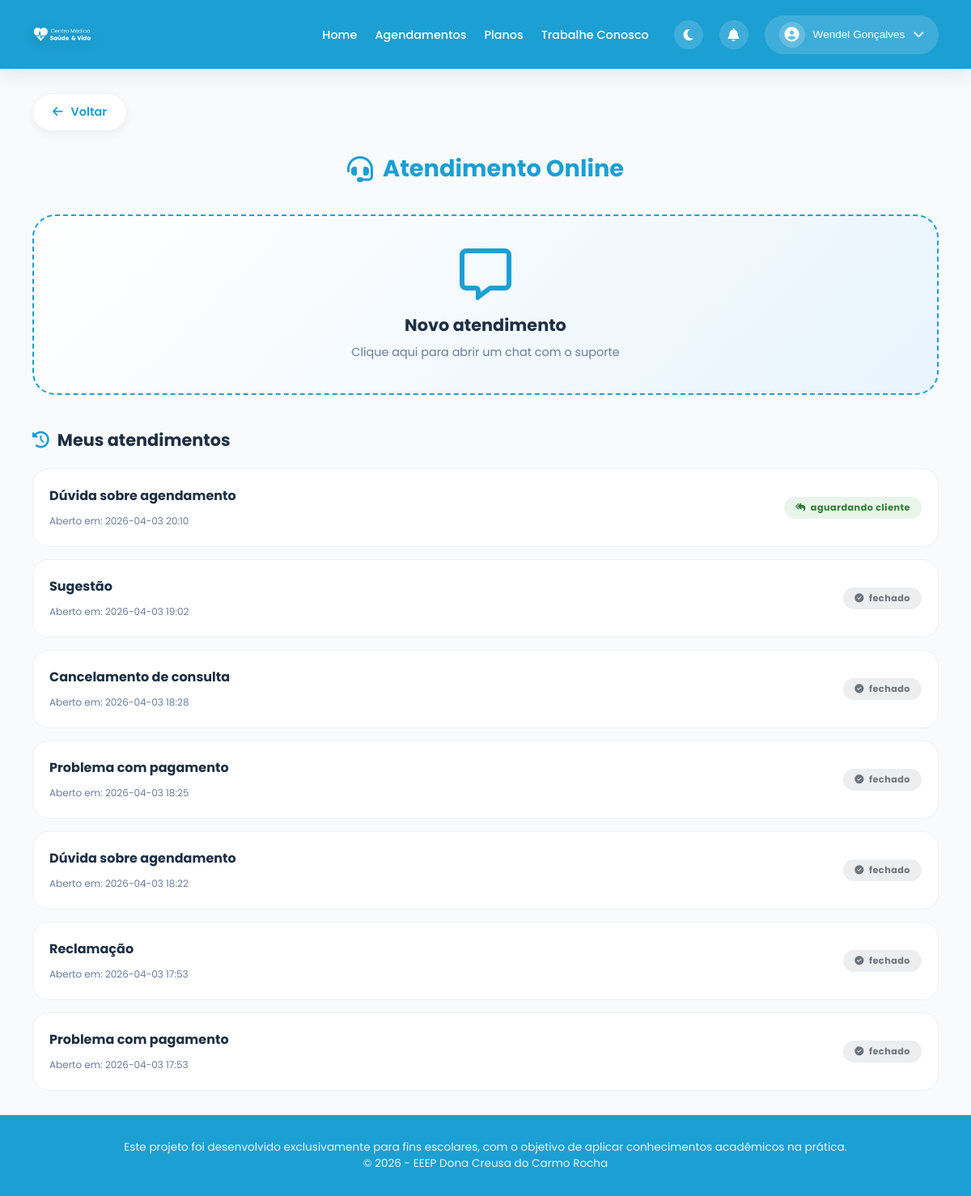
Page /chat_cliente (signed in) on the committed database.
### tables this page shows
CREATE TABLE tickets (
        id INTEGER PRIMARY KEY AUTOINCREMENT,
        usuario_id INTEGER,
        usuario_nome TEXT,
        usuario_email TEXT,
        motivo TEXT,
        status TEXT DEFAULT 'aberto',
        data_abertura TIMESTAMP DEFAULT CURRENT_TIMESTAMP,
        data_fechamento TIMESTAMP,
        feedback_estrelas INTEGER,
        feedback_comentario TEXT
    );

### chat.py (the view)
@chat_bp.route('/chat_cliente')
def chat_cliente():
    if 'usuario' not in session:
        return redirect('/')
    usuario_email = session.get('usuario')
    conn = sqlite3.connect('banco.db')
    cursor = conn.cursor()
    cursor.execute("""
        SELECT id, motivo, status, substr(data_abertura, 1, 16) as data_abertura
        FROM tickets
        WHERE usuario_email = ?
        ORDER BY data_abertura DESC
    """, (usuario_email,))
    tickets = cursor.fetchall()
    conn.close()
    return render_template('chat_cliente.html', tickets=tickets)

### templates/chat_cliente.html (shortened to what this page needs)
{% extends "base.html" %}
{% block content %}
<div class="chat-container">
    <div class="back-button">
        <a href="/contato" class="btn-voltar">
            <i class="fas fa-arrow-left"></i> Voltar
        </a>
    </div>
    <div class="chat-title">
        <h2><i class="fa-solid fa-headset"></i> Atendimento Online</h2>
    </div>
    {% set tem_ticket_aberto = false %}
    {% for ticket in tickets %}
        {% if ticket[2] != 'fechado' %}
            {% set tem_ticket_aberto = true %}
        {% endif %}
    {% endfor %}
    {% if not tem_ticket_aberto %}
    <div class="abrir-chat" onclick="abrirModal()">
        <i class="fa-regular fa-message"></i>
        <h3>Novo atendimento</h3>
        <p>Clique aqui para abrir um chat com o suporte</p>
    </div>
    {% endif %}
    <div class="historico-title">
        <i class="fas fa-history"></i>
        Meus atendimentos
    </div>
    {% if tickets %}
        {% for ticket in tickets %}
        <div class="ticket-card" onclick="window.location.href='/ver_chat/{{ ticket[0] }}'">
            <div class="ticket-info">
                <strong>{{ ticket[1] }}</strong>
                <small>Aberto em: {{ ticket[3] }}</small>
            </div>
            <span class="status status-{{ ticket[2] }}">
                <i class="fas {{ 'fa-hourglass-half' if ticket[2] == 'aguardando_suporte' else 'fa-reply-all' if ticket[2] == 'aguardando_cliente' else 'fa-check-circle' if ticket[2] == 'fechado' else 'fa-inbox' }}"></i>
                {{ ticket[2].replace('_', ' ') }}
            </span>
        </div>
        {% endfor %}
    {% else %}
        <div class="sem-tickets">
            <i class="fas fa-inbox"></i>
            <p>Nenhum atendimento realizado</p>
            <p style="font-size: 0.8rem; margin-top: 8px;">Clique em "Novo atendimento" para iniciar uma conversa</p>
        </div>
    {% endif %}
</div>
{% endblock %}

### templates/base.html (shortened to what this page needs)
<!DOCTYPE html>
<html lang="pt-BR">
<head>
  <link rel="stylesheet" href="https://cdnjs.cloudflare.com/ajax/libs/font-awesome/6.5.0/css/all.min.css">
</head>
<body>
<header class="topbar">
  <div class="container-header">
    <div class="logo-area">
      <img src="{{ url_for('static', filename='img/logo.png') }}" alt="Logo" class="logo">
    </div>
    <nav class="menu" id="menu">
      <ul>
        <li><a href="/painel_cliente" class="{% if request.endpoint == 'painel_cliente' %}active{% endif %}">Home</a></li>
        <li><a href="/agendamentos" class="{% if request.endpoint == 'agendamentos' %}active{% endif %}">Agendamentos</a></li>
        <li><a href="/planos" class="{% if request.endpoint == 'planos' %}active{% endif %}">Planos</a></li>
        <li><a href="/trabalhe_conosco" class="{% if request.endpoint == 'trabalhe_conosco' %}active{% endif %}">Trabalhe Conosco</a></li>
      </ul>
    </nav>
    <div class="right-area">
      <button class="dark-toggle" id="darkToggle" onclick="toggleDarkMode()" title="Modo escuro">
        <i class="fas fa-moon" id="darkIcon"></i>
      </button>
      <div class="notif-wrap">
        <button class="notif-btn" onclick="toggleNotif()" title="Notificações">
          <i class="fas fa-bell"></i>
        </button>
      </div>
      <div class="user-menu">
        <button class="user-btn" onclick="toggleUserMenu()">
          <div class="user-avatar"><i class="fas fa-user-circle"></i></div>
          <span>{{ session.nome if session.nome else 'Usuário' }}</span>
          <i class="fas fa-chevron-down"></i>
        </button>
      </div>
    </div>
  </div>
</header>
<main>
  {% block content %}{% endblock %}
</main>
<footer>
  <p>Este projeto foi desenvolvido exclusivamente para fins escolares, com o objetivo de aplicar conhecimentos acadêmicos na prática.</p>
  <p>© 2026 - EEEP Dona Creusa do Carmo Rocha</p>
</footer>
</body>
</html>

### templates/base.html (style rules this page uses)
* { margin: 0; padding: 0; box-sizing: border-box; }
:root { --primary: #1c9fd3; --primary-dark: #1482ae; --primary-light: #e8f4fc; --secondary: #0a1220; --text-dark: #1e2f44; --text-gray: #6a7c9e; --text-light: #8d9db0; --white: #ffffff; --gray-bg: #f8fafc; --border: #eef2f8; --success: #10b981; --warning: #f59e0b; --error: #ef4444; --shadow-sm: 0 4px 12px rgba(0,0,0,0.05); --shadow-md: 0 8px 24px rgba(0,0,0,0.08); --shadow-lg: 0 20px 40px rgba(0,0,0,0.1); --transition: all 0.3s ease; }
body { font-family: 'Poppins', 'Montserrat', 'Segoe UI', sans-serif; background: var(--gray-bg); color: var(--text-dark); overflow-x: hidden; min-height: 100vh; display: flex; flex-direction: column; }
main { flex: 1; }
.notif-wrap { position: relative; }
.notif-btn { width: 36px; height: 36px; border-radius: 50%; background: rgba(255,255,255,0.15); border: none; color: #fff; cursor: pointer; font-size: 16px; display: flex; align-items: center; justify-content: center; transition: var(--transition); flex-shrink: 0; position: relative; }
.dark-toggle { width: 36px; height: 36px; border-radius: 50%; background: rgba(255,255,255,0.15); border: none; color: #fff; cursor: pointer; font-size: 16px; display: flex; align-items: center; justify-content: center; transition: var(--transition); flex-shrink: 0; }
.topbar { background: var(--primary); position: sticky; top: 0; z-index: 1000; box-shadow: var(--shadow-md); }
.container-header { max-width: 1400px; margin: 0 auto; padding: 0 40px; }
.topbar .container-header { display: flex; align-items: center; justify-content: space-between; height: 85px; }
.logo-area { display: flex; align-items: center; gap: 20px; flex-shrink: 0; }
.logo { width: 75px; height: auto; filter: drop-shadow(0 4px 8px rgba(0,0,0,0.15)); transition: var(--transition); }
.menu { position: absolute; left: 50%; transform: translateX(-50%); }
.menu ul { display: flex; list-style: none; gap: 32px; }
.menu ul li a { color: var(--white); text-decoration: none; font-size: 0.95rem; font-weight: 500; padding: 8px 0; position: relative; transition: var(--transition); }
.menu ul li a::after { content: ''; position: absolute; bottom: 0; left: 0; width: 0; height: 2px; background: var(--white); transition: var(--transition); }
.right-area { display: flex; align-items: center; gap: 20px; flex-shrink: 0; }
.user-menu { position: relative; }
.user-btn { display: flex; align-items: center; gap: 10px; background: rgba(255,255,255,0.15); color: var(--white); border: none; padding: 8px 18px; border-radius: 50px; cursor: pointer; font-weight: 500; font-size: 0.85rem; transition: var(--transition); }
.user-avatar { width: 32px; height: 32px; background: rgba(255,255,255,0.2); border-radius: 50%; display: flex; align-items: center; justify-content: center; }
.user-avatar i { font-size: 18px; }
footer { background: var(--primary); color: var(--white); text-align: center; padding: 30px 20px; margin-top: 0; }
footer p { opacity: 0.9; font-size: 0.85rem; }
@media (max-width: 1200px) { .menu ul { gap: 22px; } }
@media (max-width: 1200px) { .menu ul li a { font-size: 0.9rem; } }

### rows in the picture
tickets: usuario_nome "Wendel Gonçalves", motivo "Dúvida sobre agendamento", data_abertura "2026-04-03 20:10", status "aguardando cliente"
tickets: motivo "Sugestão", data_abertura "2026-04-03 19:02", status "fechado"
tickets: motivo "Cancelamento de consulta", data_abertura "2026-04-03 18:28", status "fechado"
tickets: motivo "Problema com pagamento", data_abertura "2026-04-03 18:25", status "fechado"
tickets: motivo "Dúvida sobre agendamento", data_abertura "2026-04-03 18:22", status "fechado"
tickets: motivo "Reclamação", data_abertura "2026-04-03 17:53", status "fechado"
tickets: motivo "Problema com pagamento", data_abertura "2026-04-03 17:53", status "fechado"
